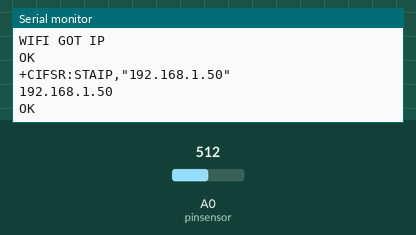
A sketch run on a simulated Arduino Uno, built with avr-gcc and run on an emulated ATmega328P. Parts: the last lines printed to the serial monitor. The test bench sets the inputs (shaded band); at power-on: A0 (pinsensor) = 512. The modem accepts every AT command (registered, SIM ready, sends succeed) and sends nothing else.

Above: at 15.2 s.
15.3 s: A0 (pinsensor) set to 716
At 18.1 s:
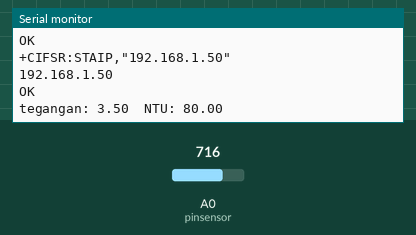
18.3 s: A0 (pinsensor) set to 810
At 21.8 s:
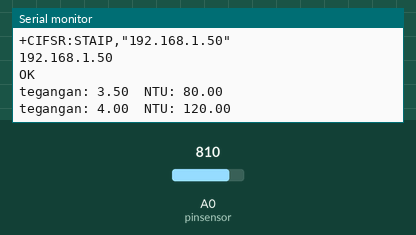

Measured:
- after the input at 15.3 s, the serial monitor: prints a new line after 2.1 s (image 1)
- after the input at 18.3 s, the serial monitor: prints a new line after 2.4 s (image 2)

The sketch:

turbidity.ino
```cpp
#include <SoftwareSerial.h>
#define DEBUG true
int pinsensor = A0;
float tegangan;
float ntu;

//int Sendata;
SoftwareSerial wifi(2, 3); // RX, TX
char *apiKey = "3MTSCLVJ74UC1SB6"; // masukan sesuai apiKey yang anda dapat dari geeknesia.com
void setup() {

  wifi.begin(9600); // deklarasi boutrate komunikasi serial antara arduino dengan ESp
  Serial.begin(9600);
  // Reset modul
  sendCommand("AT+RST\r\n", 2000, DEBUG);
  // Konfigurasikan sebagai Akses poin
 sendCommand("AT+CWMODE=3\r\n", 1000, DEBUG);
  // Sesuaikan dengan SSID dan Password
  sendCommand("AT+CWJAP=\"iphonefajar\",\"pekanbaru01\"\r\n", 10000, DEBUG);
  // Mendapatkan IP adress
  sendCommand("AT+CIFSR\r\n", 1000, DEBUG);

}

void loop() {                           //main program
connectingServer() ;
Senddata("sensor", ntu);
float oo=0;
  tegangan = 00;
  for (int i = 00; i < 800; i++)
  {
    tegangan += ((float)analogRead(pinsensor) / 1023) * 5;
  }
  tegangan = tegangan / 800;
  tegangan = round_to_dp(tegangan, 1);

  if (tegangan < 1) {
     ntu = -1120.4 * square(tegangan) + 5742.3 * tegangan - 4353.8;

  }
  else {
    ntu = -1120.4 * square(tegangan) + 5742.3 * tegangan - 4353.8;
  }
ntu=(ntu*0.03);
ntu=map(ntu,400,0,0,400);
ntu=ntu-260;
//ntu=oo-4000;
  Serial.print("tegangan: ");
  Serial.print(tegangan);
  Serial.print("  NTU: ");
  Serial.println(ntu);

  delay(10);
}

float round_to_dp( float nilaibaca, int desimal)
{
  float multiplier = powf( 10.0f, desimal );
  nilaibaca = roundf( nilaibaca * multiplier ) / multiplier;
  return nilaibaca;
}

void connectingServer() // fungsi untuk koneksi esp ke geeknesia menggunakan port HTTp
{
  String cmd = "AT+CIPSTART=\"TCP\",\"";
  cmd += "techkuy.my.id/data_air";
  cmd += "\",443";
  wifi.println(cmd);
  delay(2000);
  //cmd="";
  if (wifi.find("Error"))
  {
    return;
  }
}

void Senddata(String Variable, unsigned int data) // fungsi untuk send data
{
  unsigned long sendData = millis();
  String cmd;
    String cmd1;
    cmd = "AT+CIPSEND=120"; //tadi 180
    cmd1 = "GET /input.php?ntu=";
    cmd1 += ntu;
    cmd1 += "&&tegangan=";
    cmd1 += tegangan;
    cmd1 += " HTTP/1.1\r\nHost:";
    cmd1 += " techkuy.my.id/data_air\r\n\r\n";
    wifi.println(cmd);
    wifi.println(cmd1);
    //Serial.print("oli1 = ");
    //Serial.print(oli1);
    //Serial.print("\r\n");
    delay(1);

    String response = "";
    long int time = millis();
    while (wifi.available())
    {
      char c = wifi.read();
      response += c;
    }
    //Serial.print(response);
    return response;
    delay(1);

  }

String sendCommand(String command, const int timeout, boolean debug)
{
  String response = "";
  wifi.print(command);
  long int time = millis();

  while ( (time + timeout) > millis())
  {
    while (wifi.available())
    {
      char c = wifi.read();
      response += c;
    }
  }

  if (debug) {
    Serial.print(response);
  }
  return response;
}
```
